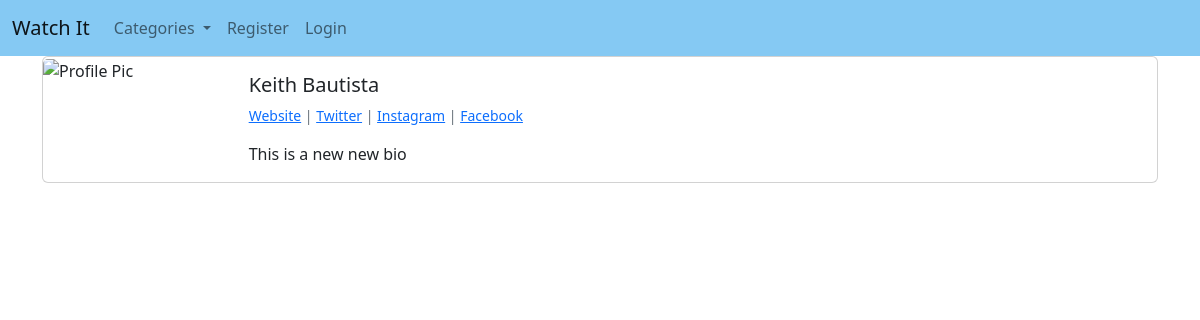
/members/1/profile/, run on the app's committed database.
### watchit/models.py (models this page shows, shortened)
class Profile(models.Model):
    user = models.OneToOneField(User, null=True, on_delete=models.CASCADE)
    bio = models.TextField()
    profile_pic = CloudinaryField('image', default='default')
    website_url = models.CharField(max_length=255, blank=True, null=True)
    twitter_url = models.CharField(max_length=255, blank=True, null=True)
    instagram_url = models.CharField(max_length=255, blank=True, null=True)
    facebook_url = models.CharField(max_length=255, blank=True, null=True)

### members/views.py (the view)
# urls.py: path('<int:pk>/profile/', ProfilePageView.as_view(), name="profile-page"),
class ProfilePageView(DetailView):
    model = Profile
    template_name = 'registration/user_profile.html'
    def get_context_data(self, *args, **kwargs):
        users = Profile.objects.all()
        context = super(ProfilePageView, self).get_context_data(
            *args, **kwargs)
        page_user = get_object_or_404(Profile, id=self.kwargs['pk'])
        context["page_user"] = page_user
        return context  # Returns context to page itself

### members/templates/registration/user_profile.html
{% extends 'base.html' %}
{% load static %}
{% block content %}
<div class="container content">
    <div class="card">
        <div class="row no-gutters">
            <div class="col-sm-2">
                {% if page_user.profile_pic.url %}
                <img class="card-img" src="{{ page_user.profile_pic.url }}" alt="Profile Pic">
                {% else %}
                <img class="card-img" src="https://res.cloudinary.com/dq4hocok1/image/upload/v1669434603/defaultProfilePic_fepkbo.webp" alt="Profile Pic">
                {% endif %}
            </div>
            <div class="col-sm-10">
                <div class="card-body">
                    <h5 class="card-title">
                        {{ page_user.user.first_name }}
                        {{ page_user.user.last_name }}
                    </h5>
                    <p class="small text-muted">
                        {% if page_user.website_url %}
                             <a target="_blank" href="{{ page_user.profile.website_url }}">Website</a>
                        {% endif %}
                        {% if page_user.twitter_url %}
                            | <a target="_blank" href="{{ page_user.profile.twitter_url }}">Twitter</a>
                        {% endif %}
                        {% if page_user.instagram_url %}
                            | <a target="_blank" href="{{ page_user.instagram_url }}">Instagram</a>
                        {% endif %}
                        {% if page_user.facebook_url %}
                            | <a target="_blank" href="{{ page_user.facebook_url }}">Facebook</a>
                        {% endif %}
                    </p>
                    <p class="card-text">{{ page_user.bio }}</p>
                </div>
            </div>
        </div>
    </div>
</div>
{% endblock %}

### watchit/static/css/style.css (style rules this page uses)
body { word-wrap: break-word; }

### data on the page
Profile: user.first_name "Keith", user.last_name "Bautista", bio "This is a new new bio"
